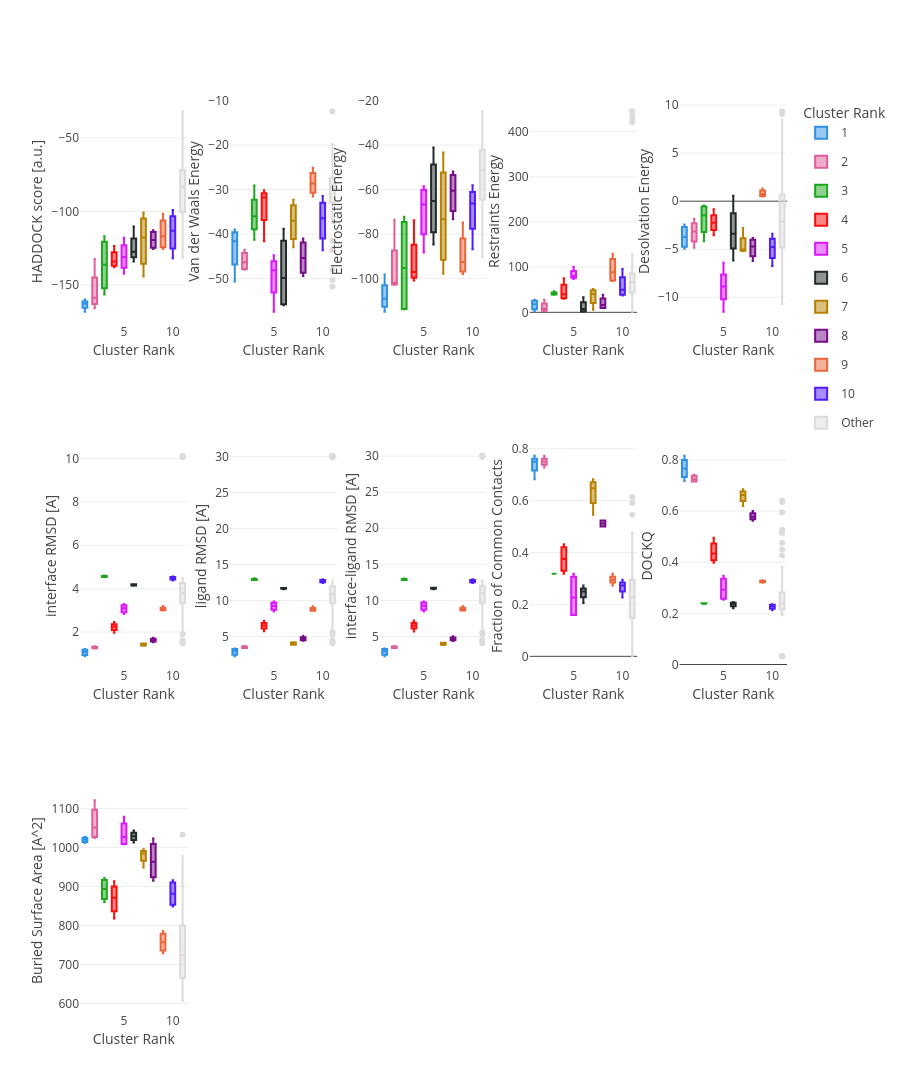

Notebook cell for this chart:
### Markdown cell above
Finally, the report also shows plots of the cluster statistics (distributions of values per cluster ordered according to their HADDOCK rank).

To view those distribution plots execute the next cell.

### Code cell
#@title View the various distribution plots
import json
import re
from plotly.offline import iplot

html_file_path = PROJECT_DIR / "run_prot-glyc" / "analysis" / "12_caprieval_analysis/report.html"

with open(html_file_path, 'r') as f:
    html_content = f.read()

match_plot = re.search(r'<script id="data2" type="application/json">\s*(.*?)\s*</script>', html_content, re.DOTALL)

if match_plot:
    json_data_str_plot = match_plot.group(1)
    plot_data = json.loads(json_data_str_plot)

    if 'layout' in plot_data:
        plot_data['layout']['width'] = None
        # Remove the template entirely — it contains deprecated trace types
        # (e.g. heatmapgl) that newer plotly versions no longer recognize
        plot_data['layout'].pop('template', None)

    iplot(plot_data, validate=False)
else:
    print("Could not find the script tag with id='data1' in the HTML file.")
